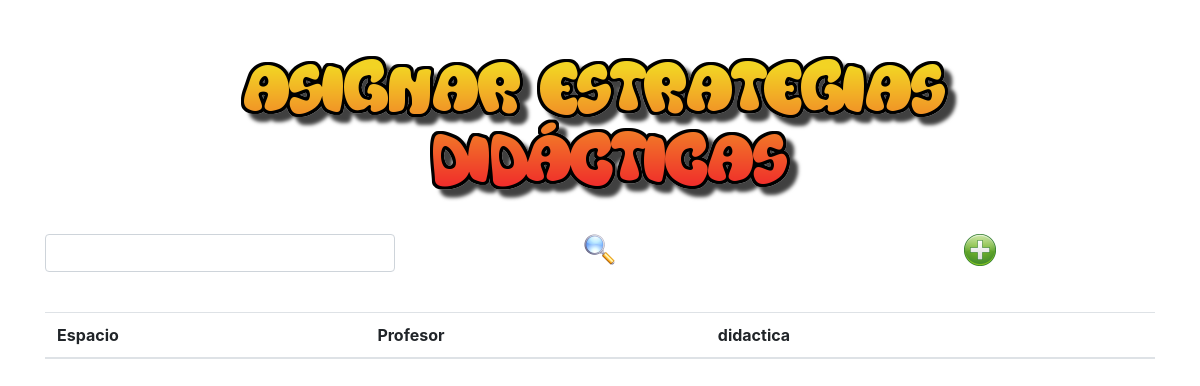
/asignacionDidacticas/asignacionDidacticas.php, run on an earlier commit of the app's database.
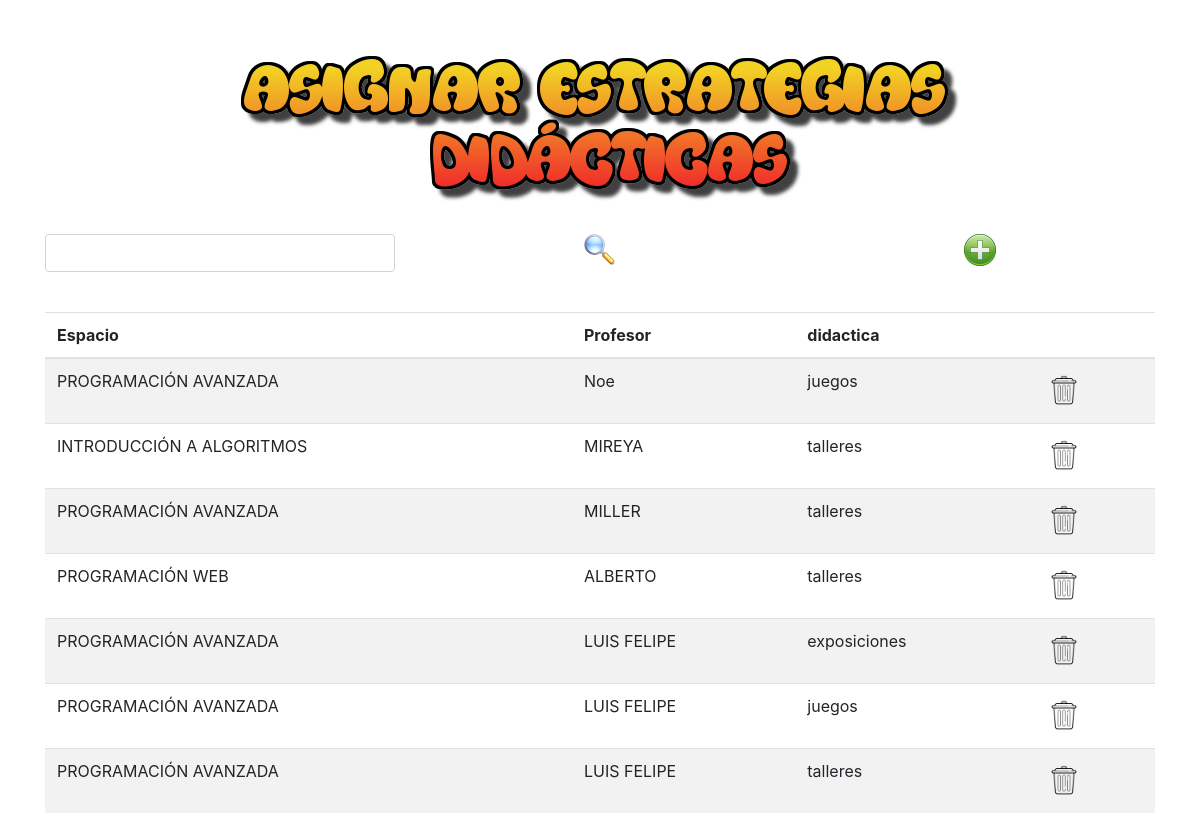
And on a later commit of the database.
### tables this page shows
CREATE TABLE `res_asignacion_didactica` (
  `codigo_profesor` int(11) NOT NULL,
  `codigo_espacio` int(11) NOT NULL,
  `descripcion_didactica` varchar(200) NOT NULL
);

CREATE TABLE `res_espacio` (
  `codigo` int(11) NOT NULL,
  `nombre` varchar(100) DEFAULT NULL,
  `codigo_componente` int(11) DEFAULT NULL
);

CREATE TABLE `res_profesor` (
  `codigo` int(11) NOT NULL,
  `nombre` varchar(100) NOT NULL,
  `apellido` varchar(100) NOT NULL,
  `cedula` varchar(50) DEFAULT NULL,
  `clave` varchar(50) DEFAULT NULL
);

### asignacionDidacticas/asignacionDidacticas.php (the view, shortened to what this page needs)
<?php
    require '../environmentConexion.php';
	$where = "";
	$sql = "SELECT e.nombre AS espacio,p.nombre AS profesor,a.descripcion_didactica AS didactica,
     e.codigo AS codigoEspacio,p.codigo AS codigoProfesor FROM res_espacio AS e
     JOIN res_asignacion_didactica AS a ON (e.codigo = a.codigo_espacio)
     JOIN res_profesor AS p ON (p.codigo = a.codigo_profesor) $where ORDER BY p.codigo ASC, e.codigo ASC";
	$resultado = $mysqli->query($sql);
?>
<html lang="es">
<head>
    <link rel="stylesheet" href="./css/styleAsignacionDidacticas.css">
    <link rel="stylesheet" href="https://cdn.jsdelivr.net/npm/bootstrap@4.5.3/dist/css/bootstrap.min.css"
>
</head>
<body>
    <div class="container" style="text-align: center; ">
        <br>
        <br>
        <div class="imagen">
            <img src="../images/asignarEstrategiasDidacticas.png" class="img-fluid" alt="Ingresar didáctica">
        </div>
        <br>
            <form action="<?php $_SERVER['PHP_SELF']; ?>" method="POST">
                <div class="row">
                    <div class="col">
                        <input type="text" id="criterio" name="criterio" class="form-control" />
                    </div>
                    <div class="col">
                    <input type="image" id="enviar" name="enviar" value="Buscar" src="../images/buscar.png"
                        alt="Ingresar didáctica" />
                    </div>
                    <div class="col">
                    <a href="./nuevoAsignacionDidacticas.php"><img src="../images/agregar.png" alt=""></a>
                    </div>
                </div>
            </form>
        <br>
        <div class="table-responsive">
            <table class="table table-striped table-hover ">
                <thead>
                    <tr>
                        <th>Espacio</th>
                        <th>Profesor</th>
                        <th>didactica</th>
                        <th></th>
                    </tr>
                </thead>
                <tbody>
                    <?php while($row = $resultado->fetch_array(MYSQLI_ASSOC)) { ?>
                    <tr>
                        <td><?php echo $row['espacio']; ?></td>
                        <td><?php echo $row['profesor']; ?></td>
                        <td><?php echo $row['didactica']; ?></td>
                        <td><a href="#"
                                data-href="./eliminarAsignacionDidacticas.php?codigoProfesor=<?php echo $row['codigoProfesor'];?>&codigoEspacio=<?php echo $row['codigoEspacio'];?>&didactica=<?php echo $row['didactica'];?>"
                                data-toggle="modal" data-target="#confirm-delete"><img src="../images/delete.png" alt=""
                                    width="40" height="40"></a></td>
                    </tr>
                    <?php } ?>
                </tbody>
            </table>
        </div>
    </div>
</body>
</html>

What changed in the data, as far as the page shows it:
added res_asignacion_didactica: codigo_espacio.nombre "PROGRAMACIÓN AVANZADA", codigo_profesor.nombre "Noe", descripcion_didactica "juegos"
added res_asignacion_didactica: codigo_espacio.nombre "INTRODUCCIÓN A ALGORITMOS", codigo_profesor.nombre "MIREYA", descripcion_didactica "talleres"
added res_asignacion_didactica: codigo_espacio.nombre "PROGRAMACIÓN AVANZADA", codigo_profesor.nombre "MILLER", descripcion_didactica "talleres"
added res_asignacion_didactica: codigo_espacio.nombre "PROGRAMACIÓN WEB", codigo_profesor.nombre "ALBERTO", descripcion_didactica "talleres"
added res_asignacion_didactica: codigo_espacio.nombre "PROGRAMACIÓN AVANZADA", codigo_profesor.nombre "LUIS FELIPE", descripcion_didactica "exposiciones"
added res_asignacion_didactica: codigo_espacio.nombre "PROGRAMACIÓN AVANZADA", codigo_profesor.nombre "LUIS FELIPE", descripcion_didactica "juegos"
added res_asignacion_didactica: codigo_espacio.nombre "PROGRAMACIÓN AVANZADA", codigo_profesor.nombre "LUIS FELIPE", descripcion_didactica "talleres"
